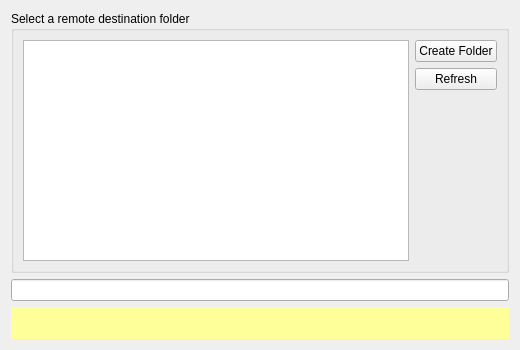
<?xml version="1.0" encoding="UTF-8"?>
<ui version="4.0">
 <class>FolderWizardTargetPage</class>
 <widget class="QWidget" name="FolderWizardTargetPage">
  <property name="geometry">
   <rect>
    <x>0</x>
    <y>0</y>
    <width>520</width>
    <height>350</height>
   </rect>
  </property>
  <property name="windowTitle">
   <string>Form</string>
  </property>
  <layout class="QVBoxLayout" name="verticalLayout_2">
   <item>
    <widget class="QGroupBox" name="groupBox">
     <property name="title">
      <string>Select a remote destination folder</string>
     </property>
     <property name="flat">
      <bool>true</bool>
     </property>
     <property name="checkable">
      <bool>false</bool>
     </property>
     <layout class="QHBoxLayout" name="horizontalLayout">
      <item>
       <widget class="QTreeWidget" name="folderTreeWidget">
        <property name="sortingEnabled">
         <bool>true</bool>
        </property>
        <property name="headerHidden">
         <bool>true</bool>
        </property>
        <column>
         <property name="text">
          <string>Folders</string>
         </property>
        </column>
       </widget>
      </item>
      <item>
       <layout class="QVBoxLayout" name="verticalLayout">
        <item>
         <widget class="QPushButton" name="addFolderButton">
          <property name="text">
           <string>Create Folder</string>
          </property>
         </widget>
        </item>
        <item>
         <widget class="QPushButton" name="refreshButton">
          <property name="text">
           <string>Refresh</string>
          </property>
         </widget>
        </item>
        <item>
         <spacer name="verticalSpacer_2">
          <property name="orientation">
           <enum>Qt::Vertical</enum>
          </property>
          <property name="sizeHint" stdset="0">
           <size>
            <width>20</width>
            <height>40</height>
           </size>
          </property>
         </spacer>
        </item>
       </layout>
      </item>
     </layout>
    </widget>
   </item>
   <item>
    <widget class="QLineEdit" name="folderEntry"/>
   </item>
   <item>
    <widget class="QFrame" name="warnFrame">
     <property name="palette">
      <palette>
       <active>
        <colorrole role="Base">
         <brush brushstyle="SolidPattern">
          <color alpha="255">
           <red>255</red>
           <green>255</green>
           <blue>255</blue>
          </color>
         </brush>
        </colorrole>
        <colorrole role="Window">
         <brush brushstyle="SolidPattern">
          <color alpha="255">
           <red>255</red>
           <green>255</green>
           <blue>153</blue>
          </color>
         </brush>
        </colorrole>
       </active>
       <inactive>
        <colorrole role="Base">
         <brush brushstyle="SolidPattern">
          <color alpha="255">
           <red>255</red>
           <green>255</green>
           <blue>255</blue>
          </color>
         </brush>
        </colorrole>
        <colorrole role="Window">
         <brush brushstyle="SolidPattern">
          <color alpha="255">
           <red>255</red>
           <green>255</green>
           <blue>153</blue>
          </color>
         </brush>
        </colorrole>
       </inactive>
       <disabled>
        <colorrole role="Base">
         <brush brushstyle="SolidPattern">
          <color alpha="255">
           <red>255</red>
           <green>255</green>
           <blue>153</blue>
          </color>
         </brush>
        </colorrole>
        <colorrole role="Window">
         <brush brushstyle="SolidPattern">
          <color alpha="255">
           <red>255</red>
           <green>255</green>
           <blue>153</blue>
          </color>
         </brush>
        </colorrole>
       </disabled>
      </palette>
     </property>
     <property name="autoFillBackground">
      <bool>true</bool>
     </property>
     <property name="frameShape">
      <enum>QFrame::NoFrame</enum>
     </property>
     <property name="frameShadow">
      <enum>QFrame::Raised</enum>
     </property>
     <layout class="QHBoxLayout" name="horizontalLayout_2">
      <item>
       <widget class="QLabel" name="warnLabel">
        <property name="autoFillBackground">
         <bool>true</bool>
        </property>
        <property name="frameShape">
         <enum>QFrame::NoFrame</enum>
        </property>
        <property name="frameShadow">
         <enum>QFrame::Plain</enum>
        </property>
        <property name="textFormat">
         <enum>Qt::RichText</enum>
        </property>
        <property name="wordWrap">
         <bool>true</bool>
        </property>
        <property name="margin">
         <number>3</number>
        </property>
       </widget>
      </item>
     </layout>
    </widget>
   </item>
  </layout>
 </widget>
 <resources/>
 <connections/>
</ui>
